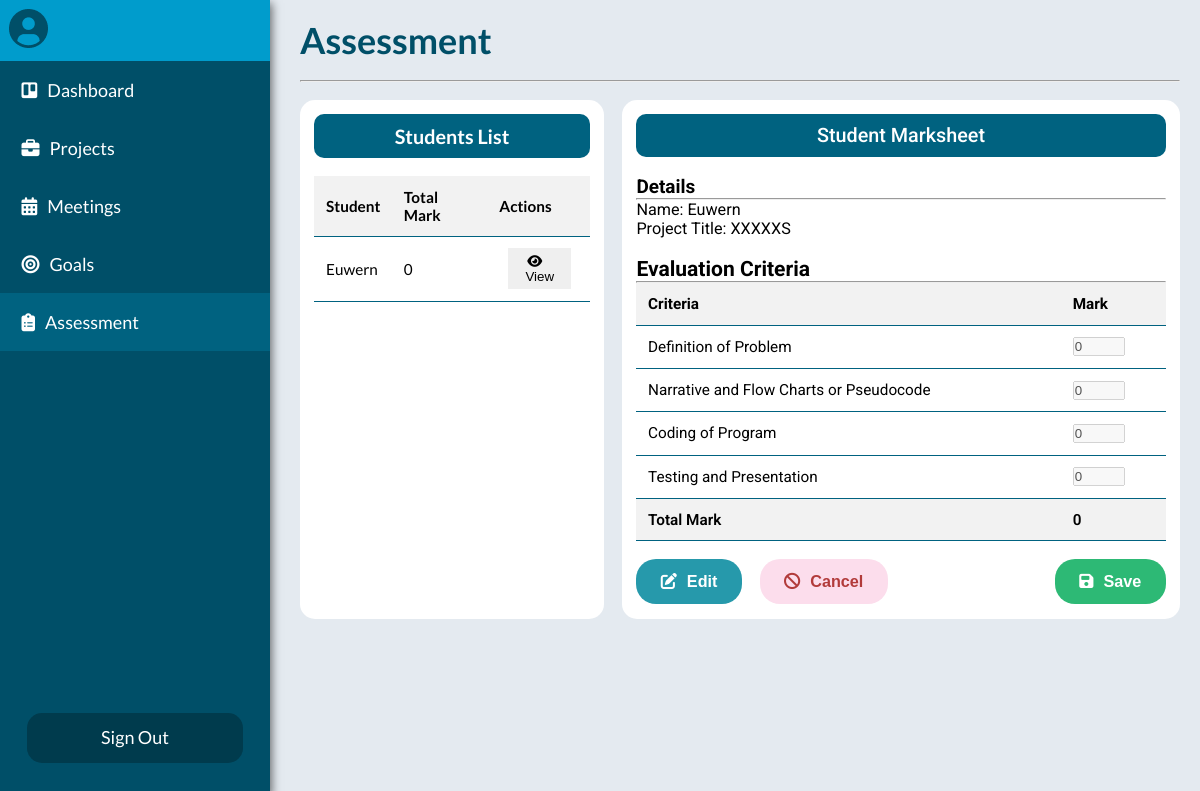
The page /Supervisor_Assessment.php on the database as committed earlier.
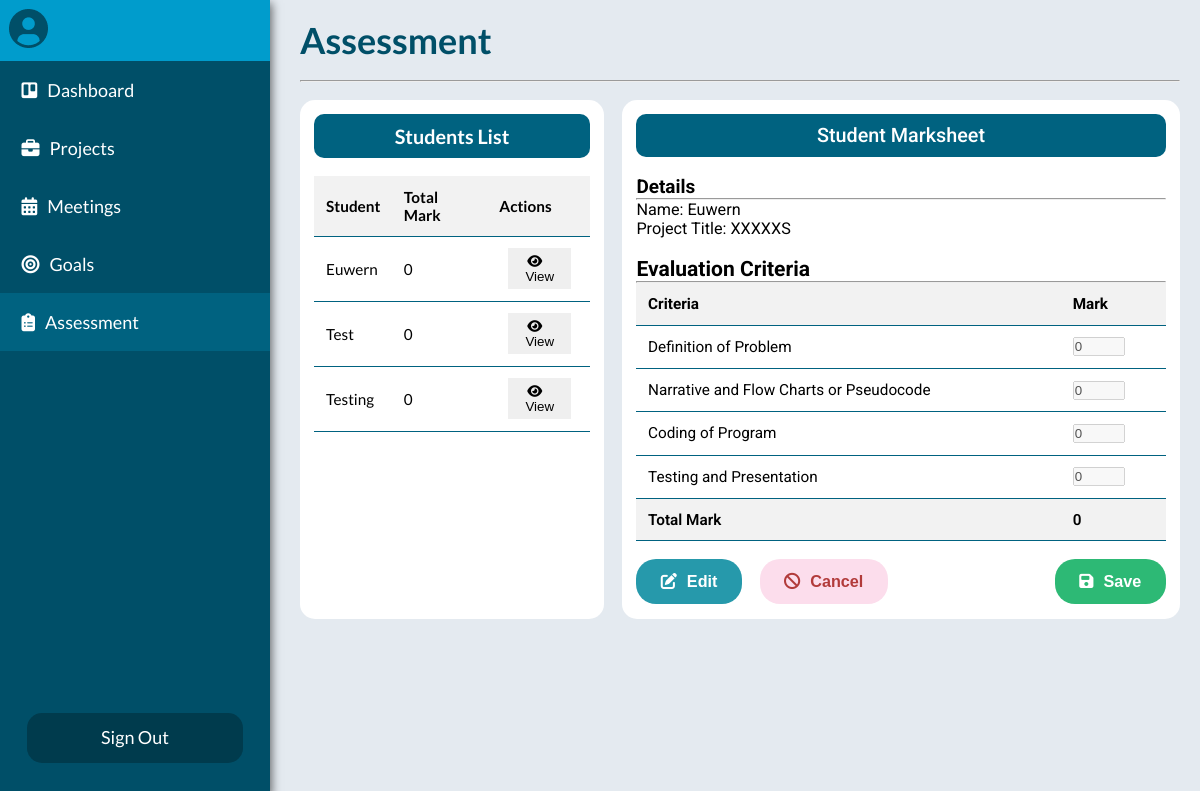
The same page on the database as committed later.
### tables this page shows
CREATE TABLE `assessment` (
  `student_id` int(11) NOT NULL,
  `criteriaA` int(2) NOT NULL,
  `criteriaB` int(2) NOT NULL,
  `criteriaC` int(2) NOT NULL,
  `criteriaD` int(2) NOT NULL
);

CREATE TABLE `student` (
  `student_id` int(11) NOT NULL,
  `username` varchar(50) NOT NULL,
  `email_address` varchar(50) NOT NULL,
  `password` varchar(20) NOT NULL
);

### php/supervisor_assessment.php (the view)
<?php
    require 'config.php';
    $student_assessment = $link->query("SELECT * FROM assessment");
    while ($assessment = $student_assessment->fetch_assoc()) {
        $student_id = $assessment['student_id'];
        $criteriaA = $assessment['criteriaA'];
        $criteriaB = $assessment['criteriaB'];
        $criteriaC = $assessment['criteriaC'];
        $criteriaD = $assessment['criteriaD'];
        $total = $criteriaA + $criteriaB + $criteriaC + $criteriaD;
        $students = $link->query("SELECT * FROM student WHERE student_id = '$student_id'");
        $student = $students->fetch_assoc();
        $student_name = $student['username'];
        $button = '<td><button class="table-edit-button" type="button" name="button_1"><span class="icon"><i class="fa-solid fa-eye"></i></span>View</button></td>';
        echo "<tr><td>$student_name</td><td>$total</td>$button</tr>";
    }
?>

Rows that differ between the two databases and show on the page:
added assessment: student_id.username "Test", criteriaA "0"
added assessment: student_id.username "Testing", criteriaA "0"
